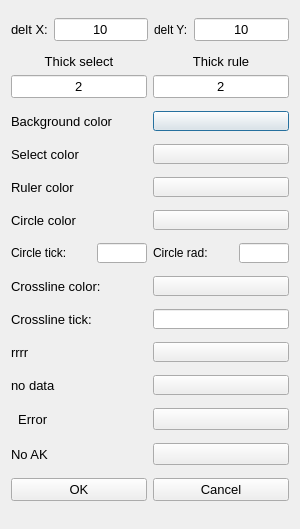
<?xml version="1.0" encoding="UTF-8"?>
<ui version="4.0">
 <class>propertiesDialog</class>
 <widget class="QDialog" name="propertiesDialog">
  <property name="geometry">
   <rect>
    <x>0</x>
    <y>0</y>
    <width>300</width>
    <height>529</height>
   </rect>
  </property>
  <property name="sizePolicy">
   <sizepolicy hsizetype="Preferred" vsizetype="Minimum">
    <horstretch>0</horstretch>
    <verstretch>0</verstretch>
   </sizepolicy>
  </property>
  <property name="minimumSize">
   <size>
    <width>300</width>
    <height>500</height>
   </size>
  </property>
  <property name="maximumSize">
   <size>
    <width>300</width>
    <height>1000</height>
   </size>
  </property>
  <property name="windowTitle">
   <string>Цветовая схема</string>
  </property>
  <property name="windowIcon">
   <iconset>
    <normaloff>:/qwin_otter/Otter</normaloff>:/qwin_otter/Otter</iconset>
  </property>
  <layout class="QVBoxLayout" name="verticalLayout">
   <item>
    <layout class="QHBoxLayout" name="Layout_cell">
     <item>
      <widget class="QLabel" name="label_cell_x">
       <property name="font">
        <font>
         <pointsize>10</pointsize>
        </font>
       </property>
       <property name="text">
        <string>delt X:</string>
       </property>
       <property name="alignment">
        <set>Qt::AlignLeading|Qt::AlignLeft|Qt::AlignVCenter</set>
       </property>
      </widget>
     </item>
     <item>
      <widget class="param_ed" name="lineCellX">
       <property name="font">
        <font>
         <pointsize>10</pointsize>
        </font>
       </property>
       <property name="text">
        <string>10</string>
       </property>
       <property name="alignment">
        <set>Qt::AlignCenter</set>
       </property>
      </widget>
     </item>
     <item>
      <widget class="QLabel" name="label_cell_y">
       <property name="text">
        <string>delt Y:</string>
       </property>
      </widget>
     </item>
     <item>
      <widget class="param_ed" name="lineCellY">
       <property name="font">
        <font>
         <pointsize>10</pointsize>
        </font>
       </property>
       <property name="text">
        <string>10</string>
       </property>
       <property name="alignment">
        <set>Qt::AlignCenter</set>
       </property>
      </widget>
     </item>
    </layout>
   </item>
   <item>
    <layout class="QHBoxLayout" name="horizontalLayout_thicks">
     <item>
      <layout class="QVBoxLayout" name="verticalLayout_thick_osc">
       <item>
        <widget class="QLabel" name="label_thick_sel">
         <property name="sizePolicy">
          <sizepolicy hsizetype="Preferred" vsizetype="Fixed">
           <horstretch>0</horstretch>
           <verstretch>0</verstretch>
          </sizepolicy>
         </property>
         <property name="font">
          <font>
           <pointsize>10</pointsize>
          </font>
         </property>
         <property name="text">
          <string>Thick select</string>
         </property>
         <property name="alignment">
          <set>Qt::AlignCenter</set>
         </property>
        </widget>
       </item>
       <item>
        <widget class="param_ed" name="ed_thick_sel">
         <property name="font">
          <font>
           <pointsize>10</pointsize>
          </font>
         </property>
         <property name="text">
          <string>2</string>
         </property>
         <property name="alignment">
          <set>Qt::AlignCenter</set>
         </property>
        </widget>
       </item>
      </layout>
     </item>
     <item>
      <layout class="QVBoxLayout" name="verticalLayout_thick_strob">
       <item>
        <widget class="QLabel" name="label_thick_rule">
         <property name="sizePolicy">
          <sizepolicy hsizetype="Preferred" vsizetype="Fixed">
           <horstretch>0</horstretch>
           <verstretch>0</verstretch>
          </sizepolicy>
         </property>
         <property name="font">
          <font>
           <pointsize>10</pointsize>
          </font>
         </property>
         <property name="text">
          <string>Thick rule</string>
         </property>
         <property name="alignment">
          <set>Qt::AlignCenter</set>
         </property>
        </widget>
       </item>
       <item>
        <widget class="param_ed" name="ed_thick_rule">
         <property name="font">
          <font>
           <pointsize>10</pointsize>
          </font>
         </property>
         <property name="text">
          <string>2</string>
         </property>
         <property name="alignment">
          <set>Qt::AlignCenter</set>
         </property>
        </widget>
       </item>
      </layout>
     </item>
    </layout>
   </item>
   <item>
    <layout class="QHBoxLayout" name="Layout_col_background">
     <item>
      <widget class="QLabel" name="lab_col_background">
       <property name="font">
        <font>
         <pointsize>10</pointsize>
        </font>
       </property>
       <property name="text">
        <string>Background color</string>
       </property>
       <property name="alignment">
        <set>Qt::AlignLeading|Qt::AlignLeft|Qt::AlignVCenter</set>
       </property>
      </widget>
     </item>
     <item>
      <widget class="QPushButtonColored" name="Button_col_background">
       <property name="maximumSize">
        <size>
         <width>150</width>
         <height>20</height>
        </size>
       </property>
      </widget>
     </item>
    </layout>
   </item>
   <item>
    <layout class="QHBoxLayout" name="Layout_col_ocs">
     <item>
      <widget class="QLabel" name="label_sel">
       <property name="font">
        <font>
         <pointsize>10</pointsize>
        </font>
       </property>
       <property name="text">
        <string>Select color</string>
       </property>
      </widget>
     </item>
     <item>
      <widget class="QPushButtonColored" name="Button_col_sel">
       <property name="maximumSize">
        <size>
         <width>150</width>
         <height>20</height>
        </size>
       </property>
      </widget>
     </item>
    </layout>
   </item>
   <item>
    <layout class="QHBoxLayout" name="Layout_col_cell">
     <item>
      <widget class="QLabel" name="label_col_rule">
       <property name="font">
        <font>
         <pointsize>10</pointsize>
        </font>
       </property>
       <property name="text">
        <string>Ruler color</string>
       </property>
      </widget>
     </item>
     <item>
      <widget class="QPushButtonColored" name="Button_col_rule">
       <property name="maximumSize">
        <size>
         <width>150</width>
         <height>20</height>
        </size>
       </property>
      </widget>
     </item>
    </layout>
   </item>
   <item>
    <layout class="QHBoxLayout" name="Layout_col_strob">
     <item>
      <widget class="QLabel" name="label_col_circle">
       <property name="font">
        <font>
         <pointsize>10</pointsize>
        </font>
       </property>
       <property name="text">
        <string>Circle color</string>
       </property>
      </widget>
     </item>
     <item>
      <widget class="QPushButtonColored" name="Button_col_circle">
       <property name="maximumSize">
        <size>
         <width>150</width>
         <height>20</height>
        </size>
       </property>
      </widget>
     </item>
    </layout>
   </item>
   <item>
    <layout class="QHBoxLayout" name="horizontalLayout">
     <item>
      <widget class="QLabel" name="label_c_thick">
       <property name="text">
        <string>Circle tick:</string>
       </property>
      </widget>
     </item>
     <item>
      <widget class="QLineEdit" name="lineEdit">
       <property name="maximumSize">
        <size>
         <width>50</width>
         <height>20</height>
        </size>
       </property>
      </widget>
     </item>
     <item>
      <widget class="QLabel" name="label_circ_rad">
       <property name="text">
        <string>Circle rad:</string>
       </property>
      </widget>
     </item>
     <item>
      <widget class="QLineEdit" name="lineEdit_2">
       <property name="maximumSize">
        <size>
         <width>50</width>
         <height>20</height>
        </size>
       </property>
      </widget>
     </item>
    </layout>
   </item>
   <item>
    <layout class="QHBoxLayout" name="Layout_col_text">
     <item>
      <widget class="QLabel" name="label_col_crs_2">
       <property name="font">
        <font>
         <pointsize>10</pointsize>
        </font>
       </property>
       <property name="text">
        <string>Сrossline color:</string>
       </property>
      </widget>
     </item>
     <item>
      <widget class="QPushButtonColored" name="Button_col_crs">
       <property name="maximumSize">
        <size>
         <width>150</width>
         <height>20</height>
        </size>
       </property>
      </widget>
     </item>
    </layout>
   </item>
   <item>
    <layout class="QHBoxLayout" name="Layout_col_sepLine">
     <item>
      <widget class="QLabel" name="label_col_crs">
       <property name="font">
        <font>
         <pointsize>10</pointsize>
        </font>
       </property>
       <property name="text">
        <string>Сrossline tick:</string>
       </property>
      </widget>
     </item>
     <item>
      <widget class="param_ed" name="lineCrossTick">
       <property name="sizePolicy">
        <sizepolicy hsizetype="Minimum" vsizetype="Fixed">
         <horstretch>0</horstretch>
         <verstretch>0</verstretch>
        </sizepolicy>
       </property>
       <property name="maximumSize">
        <size>
         <width>150</width>
         <height>20</height>
        </size>
       </property>
      </widget>
     </item>
    </layout>
   </item>
   <item>
    <layout class="QHBoxLayout" name="Layout_col_marker">
     <item>
      <widget class="QLabel" name="label_col_marker">
       <property name="font">
        <font>
         <pointsize>10</pointsize>
        </font>
       </property>
       <property name="text">
        <string>rrrr</string>
       </property>
      </widget>
     </item>
     <item>
      <widget class="QPushButtonColored" name="Button_col__">
       <property name="maximumSize">
        <size>
         <width>150</width>
         <height>20</height>
        </size>
       </property>
      </widget>
     </item>
    </layout>
   </item>
   <item>
    <layout class="QHBoxLayout" name="Layout_col_no_ak">
     <item>
      <widget class="QLabel" name="label_col_no_data">
       <property name="font">
        <font>
         <pointsize>10</pointsize>
        </font>
       </property>
       <property name="text">
        <string>no data</string>
       </property>
      </widget>
     </item>
     <item>
      <widget class="QPushButtonColored" name="Button_col_no_data">
       <property name="maximumSize">
        <size>
         <width>150</width>
         <height>20</height>
        </size>
       </property>
      </widget>
     </item>
    </layout>
   </item>
   <item>
    <layout class="QHBoxLayout" name="Layout_col_baseDef">
     <item>
      <widget class="QLabel" name="label_col_incorrect_set">
       <property name="font">
        <font>
         <pointsize>10</pointsize>
        </font>
       </property>
       <property name="text">
        <string>  Error</string>
       </property>
      </widget>
     </item>
     <item>
      <widget class="QPushButtonColored" name="Button_col_incorrect_set"/>
     </item>
    </layout>
   </item>
   <item>
    <layout class="QHBoxLayout" name="Layout_col_no_ak_2">
     <item>
      <widget class="QLabel" name="label_col_no_ak">
       <property name="font">
        <font>
         <pointsize>10</pointsize>
        </font>
       </property>
       <property name="text">
        <string>No AK</string>
       </property>
      </widget>
     </item>
     <item>
      <widget class="QPushButtonColored" name="Button_col_no_ak"/>
     </item>
    </layout>
   </item>
   <item>
    <layout class="QHBoxLayout" name="Layout_buttons">
     <item>
      <widget class="QPushButton" name="okButton">
       <property name="font">
        <font>
         <pointsize>10</pointsize>
        </font>
       </property>
       <property name="text">
        <string>OK</string>
       </property>
      </widget>
     </item>
     <item>
      <widget class="QPushButton" name="cancelButton">
       <property name="font">
        <font>
         <pointsize>10</pointsize>
        </font>
       </property>
       <property name="text">
        <string>Cancel</string>
       </property>
      </widget>
     </item>
    </layout>
   </item>
  </layout>
 </widget>
 <customwidgets>
  <customwidget>
   <class>QPushButtonColored</class>
   <extends>QPushButton</extends>
   <header location="global">QPushButtonColored.h</header>
  </customwidget>
  <customwidget>
   <class>param_ed</class>
   <extends>QLineEdit</extends>
   <header location="global">param_ed.h</header>
  </customwidget>
 </customwidgets>
 <resources>
  <include location="win_snail.qrc"/>
 </resources>
 <connections>
  <connection>
   <sender>okButton</sender>
   <signal>clicked()</signal>
   <receiver>propertiesDialog</receiver>
   <slot>accept()</slot>
   <hints>
    <hint type="sourcelabel">
     <x>78</x>
     <y>476</y>
    </hint>
    <hint type="destinationlabel">
     <x>149</x>
     <y>249</y>
    </hint>
   </hints>
  </connection>
  <connection>
   <sender>cancelButton</sender>
   <signal>clicked()</signal>
   <receiver>propertiesDialog</receiver>
   <slot>close()</slot>
   <hints>
    <hint type="sourcelabel">
     <x>221</x>
     <y>476</y>
    </hint>
    <hint type="destinationlabel">
     <x>149</x>
     <y>249</y>
    </hint>
   </hints>
  </connection>
 </connections>
</ui>
